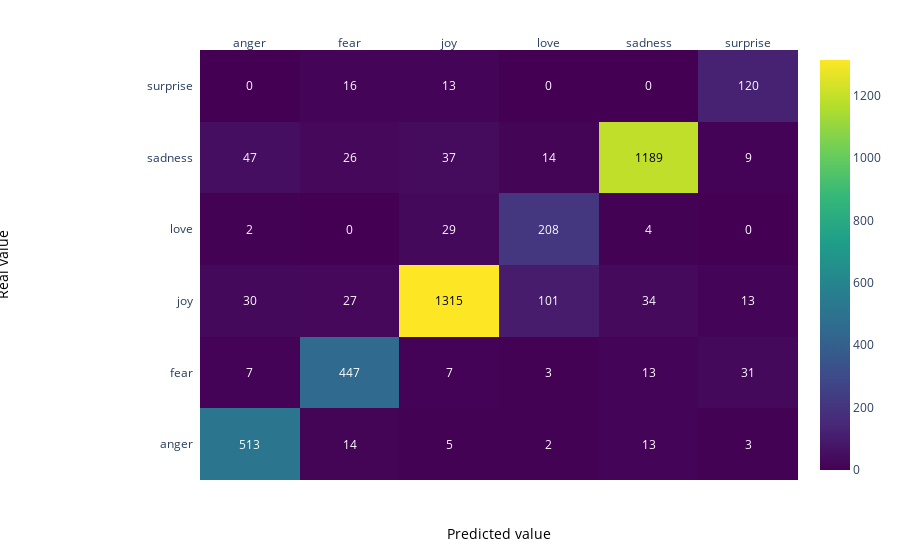

Notebook cell for this chart:
### Code cell
z = confusion_matrix(best_pred, y_val)

x = list(np.unique(df.Emotion))
y =  list(np.unique(df.Emotion))

# change each element of z to type string for annotations
z_text = [[str(y) for y in x] for x in z]

# set up figure 
fig = ff.create_annotated_heatmap(z, x=x, y=y, annotation_text=z_text, colorscale='Viridis')

# add custom xaxis title
fig.add_annotation(dict(font=dict(color="black",size=14),
                        x=0.5,
                        y=-0.15,
                        showarrow=False,
                        text="Predicted value",
                        xref="paper",
                        yref="paper"))

# add custom yaxis title
fig.add_annotation(dict(font=dict(color="black",size=14),
                        x=-0.35,
                        y=0.5,
                        showarrow=False,
                        text="Real value",
                        textangle=-90,
                        xref="paper",
                        yref="paper"))

# adjust margins to make room for yaxis title
fig.update_layout(margin=dict(t=50, l=200))

# add colorbar
fig['data'][0]['showscale'] = True
fig.show()

### Figure 1 — Plotly figure (JSON) as saved in the notebook; plotly's stock layout.template omitted (floating-point values rounded to 4 significant figures)
{"data": [{"colorscale": [[0, "#440154"], [0.1111, "#482878"], [0.2222, "#3e4989"], [0.3333, "#31688e"], [0.4444, "#26828e"], [0.5556, "#1f9e89"], [0.6667, "#35b779"], [0.7778, "#6ece58"], [0.8889, "#b5de2b"], [1, "#fde725"]], "reversescale": false, "showscale": true, "type": "heatmap", "x": ["anger", "fear", "joy", "love", "sadness", "surprise"], "y": ["anger", "fear", "joy", "love", "sadness", "surprise"], "z": [[513, 14, 5, 2, 13, 3], [7, 447, 7, 3, 13, 31], [30, 27, 1315, 101, 34, 13], [2, 0, 29, 208, 4, 0], [47, 26, 37, 14, 1189, 9], [0, 16, 13, 0, 0, 120]]}], "layout": {"annotations": [{"font": {"color": "#FFFFFF"}, "showarrow": false, "text": "513", "x": "anger", "xref": "x", "y": "anger", "yref": "y"}, {"font": {"color": "#FFFFFF"}, "showarrow": false, "text": "14", "x": "fear", "xref": "x", "y": "anger", "yref": "y"}, {"font": {"color": "#FFFFFF"}, "showarrow": false, "text": "5", "x": "joy", "xref": "x", "y": "anger", "yref": "y"}, {"font": {"color": "#FFFFFF"}, "showarrow": false, "text": "2", "x": "love", "xref": "x", "y": "anger", "yref": "y"}, {"font": {"color": "#FFFFFF"}, "showarrow": false, "text": "13", "x": "sadness", "xref": "x", "y": "anger", "yref": "y"}, {"font": {"color": "#FFFFFF"}, "showarrow": false, "text": "3", "x": "surprise", "xref": "x", "y": "anger", "yref": "y"}, {"font": {"color": "#FFFFFF"}, "showarrow": false, "text": "7", "x": "anger", "xref": "x", "y": "fear", "yref": "y"}, {"font": {"color": "#FFFFFF"}, "showarrow": false, "text": "447", "x": "fear", "xref": "x", "y": "fear", "yref": "y"}, {"font": {"color": "#FFFFFF"}, "showarrow": false, "text": "7", "x": "joy", "xref": "x", "y": "fear", "yref": "y"}, {"font": {"color": "#FFFFFF"}, "showarrow": false, "text": "3", "x": "love", "xref": "x", "y": "fear", "yref": "y"}, {"font": {"color": "#FFFFFF"}, "showarrow": false, "text": "13", "x": "sadness", "xref": "x", "y": "fear", "yref": "y"}, {"font": {"color": "#FFFFFF"}, "showarrow": false, "text": "31", "x": "surprise", "xref": "x", "y": "fear", "yref": "y"}, {"font": {"color": "#FFFFFF"}, "showarrow": false, "text": "30", "x": "anger", "xref": "x", "y": "joy", "yref": "y"}, {"font": {"color": "#FFFFFF"}, "showarrow": false, "text": "27", "x": "fear", "xref": "x", "y": "joy", "yref": "y"}, {"font": {"color": "#000000"}, "showarrow": false, "text": "1315", "x": "joy", "xref": "x", "y": "joy", "yref": "y"}, {"font": {"color": "#FFFFFF"}, "showarrow": false, "text": "101", "x": "love", "xref": "x", "y": "joy", "yref": "y"}, {"font": {"color": "#FFFFFF"}, "showarrow": false, "text": "34", "x": "sadness", "xref": "x", "y": "joy", "yref": "y"}, {"font": {"color": "#FFFFFF"}, "showarrow": false, "text": "13", "x": "surprise", "xref": "x", "y": "joy", "yref": "y"}, {"font": {"color": "#FFFFFF"}, "showarrow": false, "text": "2", "x": "anger", "xref": "x", "y": "love", "yref": "y"}, {"font": {"color": "#FFFFFF"}, "showarrow": false, "text": "0", "x": "fear", "xref": "x", "y": "love", "yref": "y"}, {"font": {"color": "#FFFFFF"}, "showarrow": false, "text": "29", "x": "joy", "xref": "x", "y": "love", "yref": "y"}, {"font": {"color": "#FFFFFF"}, "showarrow": false, "text": "208", "x": "love", "xref": "x", "y": "love", "yref": "y"}, {"font": {"color": "#FFFFFF"}, "showarrow": false, "text": "4", "x": "sadness", "xref": "x", "y": "love", "yref": "y"}, {"font": {"color": "#FFFFFF"}, "showarrow": false, "text": "0", "x": "surprise", "xref": "x", "y": "love", "yref": "y"}, {"font": {"color": "#FFFFFF"}, "showarrow": false, "text": "47", "x": "anger", "xref": "x", "y": "sadness", "yref": "y"}, {"font": {"color": "#FFFFFF"}, "showarrow": false, "text": "26", "x": "fear", "xref": "x", "y": "sadness", "yref": "y"}, {"font": {"color": "#FFFFFF"}, "showarrow": false, "text": "37", "x": "joy", "xref": "x", "y": "sadness", "yref": "y"}, {"font": {"color": "#FFFFFF"}, "showarrow": false, "text": "14", "x": "love", "xref": "x", "y": "sadness", "yref": "y"}, {"font": {"color": "#000000"}, "showarrow": false, "text": "1189", "x": "sadness", "xref": "x", "y": "sadness", "yref": "y"}, {"font": {"color": "#FFFFFF"}, "showarrow": false, "text": "9", "x": "surprise", "xref": "x", "y": "sadness", "yref": "y"}, {"font": {"color": "#FFFFFF"}, "showarrow": false, "text": "0", "x": "anger", "xref": "x", "y": "surprise", "yref": "y"}, {"font": {"color": "#FFFFFF"}, "showarrow": false, "text": "16", "x": "fear", "xref": "x", "y": "surprise", "yref": "y"}, {"font": {"color": "#FFFFFF"}, "showarrow": false, "text": "13", "x": "joy", "xref": "x", "y": "surprise", "yref": "y"}, {"font": {"color": "#FFFFFF"}, "showarrow": false, "text": "0", "x": "love", "xref": "x", "y": "surprise", "yref": "y"}, {"font": {"color": "#FFFFFF"}, "showarrow": false, "text": "0", "x": "sadness", "xref": "x", "y": "surprise", "yref": "y"}, {"font": {"color": "#FFFFFF"}, "showarrow": false, "text": "120", "x": "surprise", "xref": "x", "y": "surprise", "yref": "y"}, {"font": {"color": "black", "size": 14}, "showarrow": false, "text": "Predicted value", "x": 0.5, "xref": "paper", "y": -0.15, "yref": "paper"}, {"font": {"color": "black", "size": 14}, "showarrow": false, "text": "Real value", "textangle": -90, "x": -0.35, "xref": "paper", "y": 0.5, "yref": "paper"}], "margin": {"l": 200, "t": 50}, "xaxis": {"dtick": 1, "gridcolor": "rgb(0, 0, 0)", "side": "top", "ticks": ""}, "yaxis": {"dtick": 1, "ticks": "", "ticksuffix": "  "}}}
